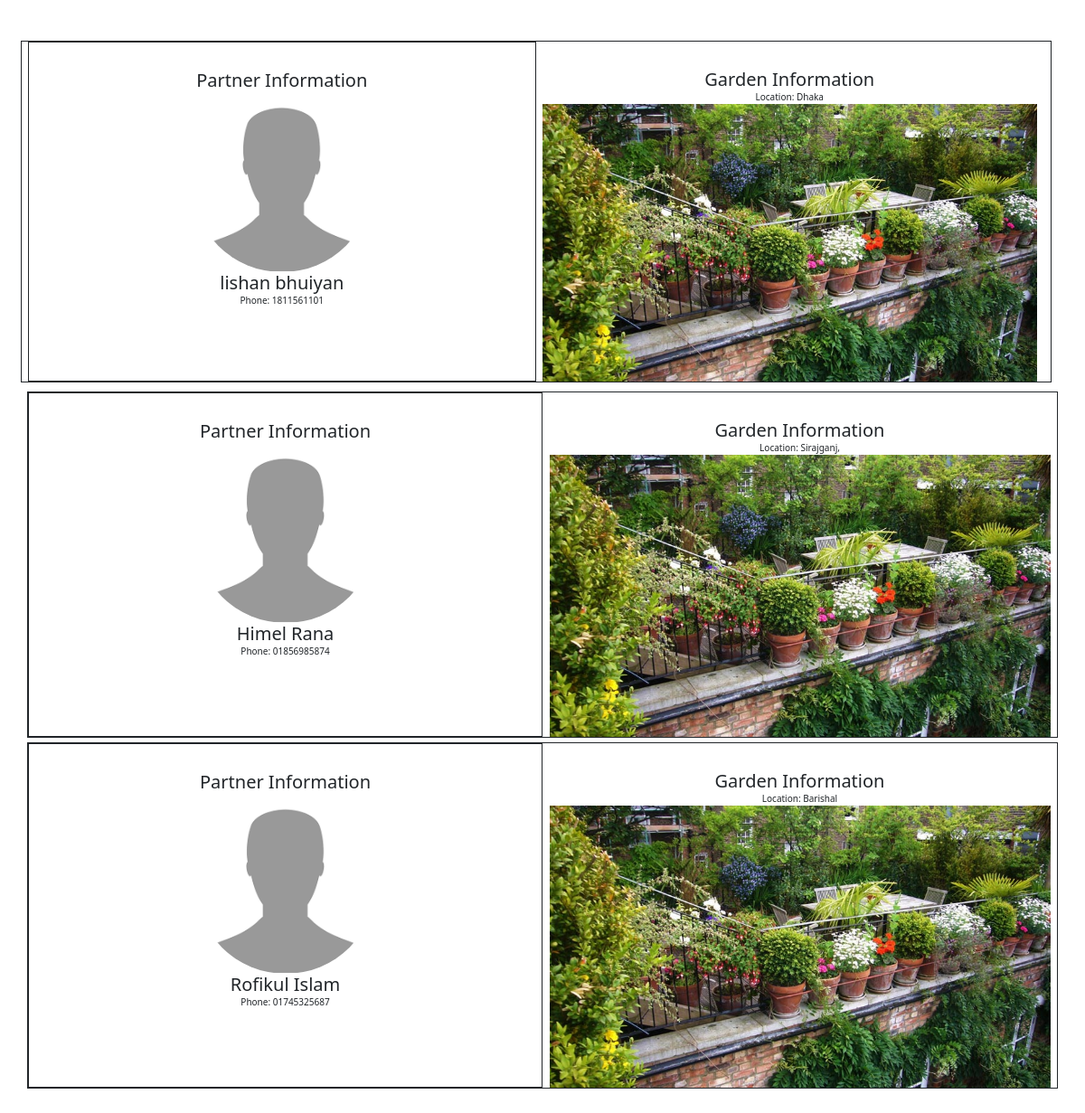
The app's page /partner.php with its own data.
### tables this page shows
CREATE TABLE `users` (
  `ID` int(11) NOT NULL,
  `Date` timestamp NOT NULL DEFAULT current_timestamp(),
  `FirstName` varchar(50) NOT NULL,
  `LastName` varchar(50) NOT NULL,
  `EmailAddress` varchar(255) NOT NULL,
  `PhoneNumber` varchar(20) NOT NULL,
  `Gender` text NOT NULL,
  `AccountType` enum('Admin','User') NOT NULL,
  `Password` varchar(255) NOT NULL,
  `UserAddress` varchar(255) NOT NULL,
  `account_status` varchar(20) NOT NULL DEFAULT 'pending'
);

### partner.php (the view, shortened to what this page needs)
<!doctype html>
<html lang="en">
<head>
    <link href="https://cdn.jsdelivr.net/npm/bootstrap@5.2.3/dist/css/bootstrap.min.css" rel="stylesheet">
    <link rel="stylesheet" href="CSS/style.css">
</head>
<body>
    <section id="ourMission">
        <div class="container">
            <div class="leaderShip">
                <div class="row">
                    <?php
                    $sql = "SELECT * FROM users WHERE AccountType != 'User' AND account_status = 'active'";
                    $result = mysqli_query($conn, $sql);
                    if (mysqli_num_rows($result) > 0) {
                        while ($row = mysqli_fetch_assoc($result)) {
                            $src = "Resources\Images\male_profile.png";
                            $src2 =  "Resources\Images\garden.jpg";
                            echo "<div class='row border border-dark my-2'>";
                            echo "<div class='col-6 border border-dark'>";
                            echo "<div class='text-center'>";
                            echo "<h2 >" ."Partner Information". "</h2>";
                            echo "<img class='img-fluid user manik'  src='" . $src . "' alt='" . $row['FirstName'] . "' width='200' height='200'>";
                            echo "<div class='card-body'>";
                            echo "<h2 >" . $row['FirstName'] . " " . $row['LastName'] . "</h2>";
                            echo "<p class='card-text'>" . 'Phone: ' . $row['PhoneNumber'] . "</p>";
                            echo "</div>";
                            echo "</div>";
                            echo "</div>";
                            echo "<div class='col-6'>";
                            echo "<div class='text-center'>";
                            echo "<h2 >" ."Garden Information". "</h2>";
                            echo "<p class='card-text'>" . 'Location: ' . $row['UserAddress'] . "</p>";
                            echo "<img class='img-fluid user'  src='" . $src2 . "' alt='" . $row['FirstName'] . ">";
                            echo "<div class='card-body'>";
                            echo "</div>";
                            echo "</div>";
                            echo "</div>";
                            echo "</div>";
                        }
                    } else {
                        echo "No products found.";
                    }
                    ?>
    </section>
</body>
</html>

### CSS/style.css (style rules this page uses)
html { font-size: 10px; scroll-behavior: smooth; }
body h1, body h2, body h3, body h4, body h5, body h6, body p { margin: 0; }
#ourMission { padding: 4rem 0; }
.text-center { margin-top: 30px; }
.manik { height: 200px; width: 200px; border-radius: 100px; }

### records on screen
users: FirstName "lishan", LastName "bhuiyan", PhoneNumber "1811561101", UserAddress "Dhaka"
users: FirstName "Himel", LastName "Rana", PhoneNumber "01856985874", UserAddress "Sirajganj,"
users: FirstName "Rofikul", LastName "Islam", PhoneNumber "01745325687", UserAddress "Barishal"
